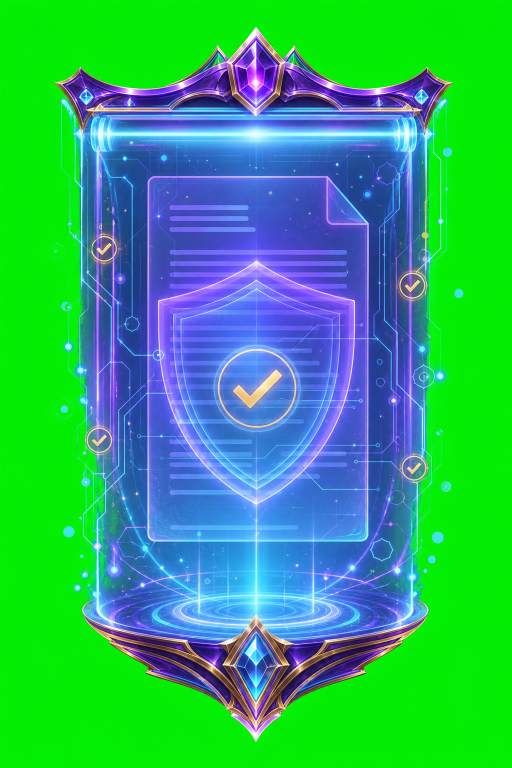
#> input picture qa/source/vslot_privacy_loading_sweep_imagegen.png, 1024 x 1536 px (shown at 1/2 size)
$ python -i slice_imagegen_privacy_loading_sweep.py   (imports and definitions only)
#> lines starting #> are read from the running program, lines starting #| are printed output that depends on the picture
#!/usr/bin/env python3
from __future__ import annotations

from pathlib import Path

from PIL import Image, ImageDraw


from vslot_asset_toolchain import verify_asset_toolchain

# [1 line not run here, left out]

ROOT = Path(__file__).resolve().parents[1]
SOURCE = ROOT / "qa/source/vslot_privacy_loading_sweep_imagegen.png"
OUT_DIR = ROOT / "app/src/main/res/drawable-nodpi"
OUT_SWEEP = OUT_DIR / "privacy_loading_sweep.webp"
PREVIEW = ROOT / "qa/screenshots/privacy_loading_sweep_contact_sheet.png"
SWEEP_SIZE = (520, 760)


# [60 lines left out: functions is_chroma, remove_chroma_key, alpha_bbox, final_edge_clean, crop_sweep, not called in this run]


def validate(image: Image.Image) -> tuple[tuple[int, int, int, int], int]:
    corners = [
        image.getpixel((0, 0))[3],
        image.getpixel((image.width - 1, 0))[3],
        image.getpixel((0, image.height - 1))[3],
        image.getpixel((image.width - 1, image.height - 1))[3],
    ]
    if any(corners):
        raise SystemExit(f"sweep corners must be transparent, alpha={corners}")
    green_pixels = sum(
        1
        for r, g, b, a in image.getdata()
        if a > 0 and g >= 120 and g - r >= 44 and g - b >= 44
    )
    if green_pixels:
        raise SystemExit(f"sweep still has strong chroma pixels: {green_pixels}")
    visible = sum(1 for pixel in image.getdata() if pixel[3] > 18)
    min_visible = 34_000
    max_visible = 220_000
    if not (min_visible <= visible <= max_visible):
        raise SystemExit(f"sweep coverage outside expected range: {visible}")
    return alpha_bbox(image), visible


# [49 lines left out: functions paste_center, save_contact_sheet, main, not called in this run]


# [2 lines not run here, left out]

>>> import cv2
>>> picture = cv2.imread('../qa/source/vslot_privacy_loading_sweep_imagegen.png', cv2.IMREAD_GRAYSCALE)
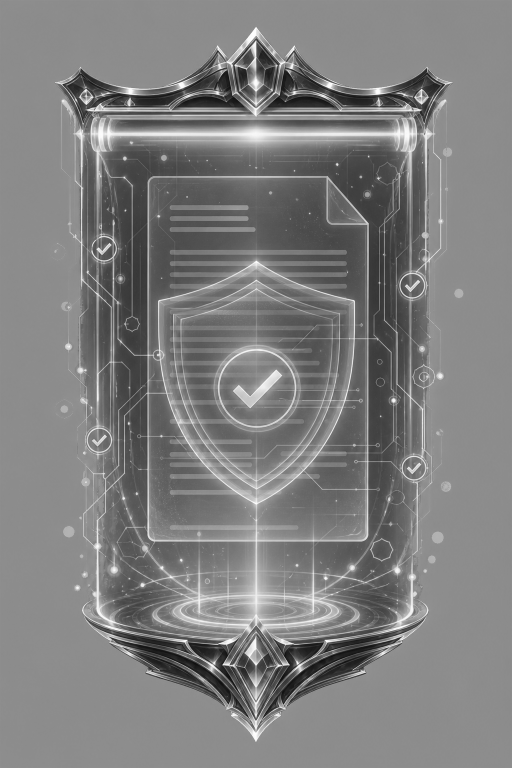
#> picture: shape (1536, 1024) (shown at 1/2 size); min 10, max 255, mean 126.4
#> (the run stopped early here; a loop or call above may not have finished)
